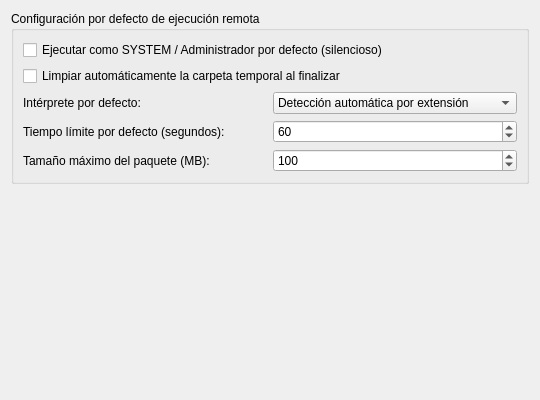
<?xml version="1.0" encoding="UTF-8"?>
<ui version="4.0">
 <class>RemoteScriptExecutionConfigurationPage</class>
 <widget class="QWidget" name="RemoteScriptExecutionConfigurationPage">
  <property name="geometry">
   <rect>
    <x>0</x>
    <y>0</y>
    <width>540</width>
    <height>400</height>
   </rect>
  </property>
  <property name="windowTitle">
   <string>Remote script execution</string>
  </property>
  <layout class="QVBoxLayout" name="verticalLayout">
   <item>
    <widget class="QGroupBox" name="defaultSettingsGroupBox">
     <property name="title">
      <string>Configuración por defecto de ejecución remota</string>
     </property>
     <layout class="QGridLayout" name="gridLayout">
      <item row="0" column="0" colspan="2">
       <widget class="QCheckBox" name="runAsSystem">
        <property name="text">
         <string>Ejecutar como SYSTEM / Administrador por defecto (silencioso)</string>
        </property>
       </widget>
      </item>
      <item row="1" column="0" colspan="2">
       <widget class="QCheckBox" name="autoCleanup">
        <property name="text">
         <string>Limpiar automáticamente la carpeta temporal al finalizar</string>
        </property>
       </widget>
      </item>
      <item row="2" column="0">
       <widget class="QLabel" name="label_defaultInterpreter">
        <property name="text">
         <string>Intérprete por defecto:</string>
        </property>
       </widget>
      </item>
      <item row="2" column="1">
       <widget class="QComboBox" name="defaultInterpreter">
        <item>
         <property name="text">
          <string>Detección automática por extensión</string>
         </property>
        </item>
        <item>
         <property name="text">
          <string>PowerShell (.ps1)</string>
         </property>
        </item>
        <item>
         <property name="text">
          <string>Batch / CMD (.bat / .cmd)</string>
         </property>
        </item>
        <item>
         <property name="text">
          <string>VBScript (.vbs)</string>
         </property>
        </item>
        <item>
         <property name="text">
          <string>Ejecutable directo (.exe)</string>
         </property>
        </item>
       </widget>
      </item>
      <item row="3" column="0">
       <widget class="QLabel" name="label_timeout">
        <property name="text">
         <string>Tiempo límite por defecto (segundos):</string>
        </property>
       </widget>
      </item>
      <item row="3" column="1">
       <widget class="QSpinBox" name="defaultTimeoutSeconds">
        <property name="maximum">
         <number>3600</number>
        </property>
        <property name="value">
         <number>60</number>
        </property>
        <property name="specialValueText">
         <string>Sin límite</string>
        </property>
       </widget>
      </item>
      <item row="4" column="0">
       <widget class="QLabel" name="label_maxSize">
        <property name="text">
         <string>Tamaño máximo del paquete (MB):</string>
        </property>
       </widget>
      </item>
      <item row="4" column="1">
       <widget class="QSpinBox" name="maxPackageSizeMb">
        <property name="minimum">
         <number>1</number>
        </property>
        <property name="maximum">
         <number>1024</number>
        </property>
        <property name="value">
         <number>100</number>
        </property>
       </widget>
      </item>
     </layout>
    </widget>
   </item>
   <item>
    <spacer name="verticalSpacer">
     <property name="orientation">
      <enum>Qt::Vertical</enum>
     </property>
     <property name="sizeHint" stdset="0">
      <size>
       <width>20</width>
       <height>40</height>
      </size>
     </property>
    </spacer>
   </item>
  </layout>
 </widget>
 <resources/>
 <connections/>
</ui>
